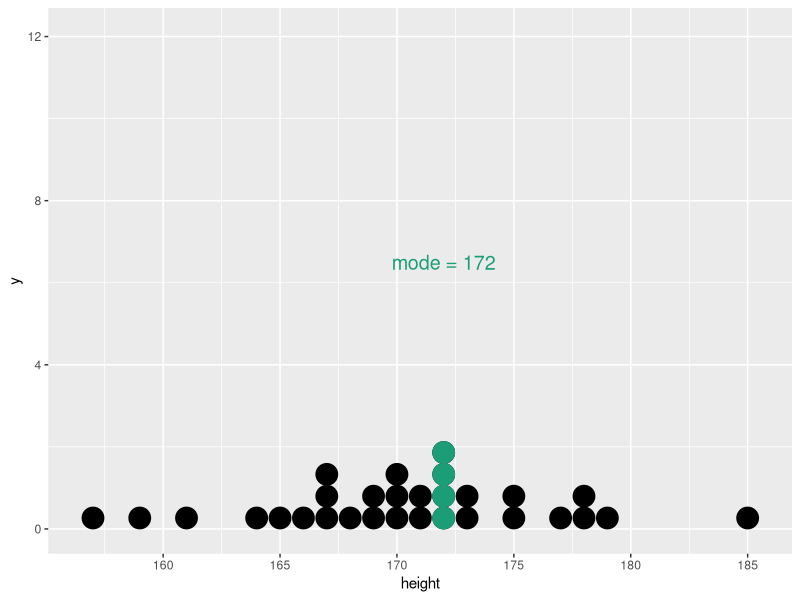
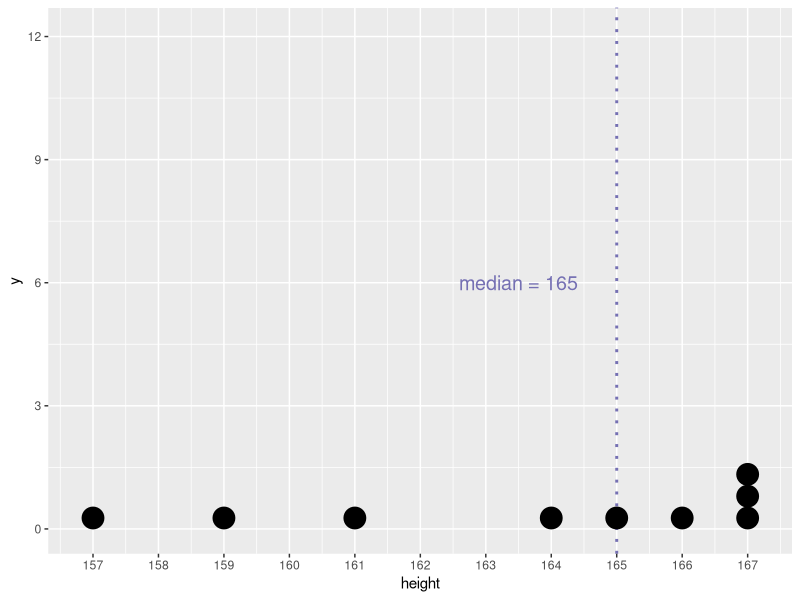
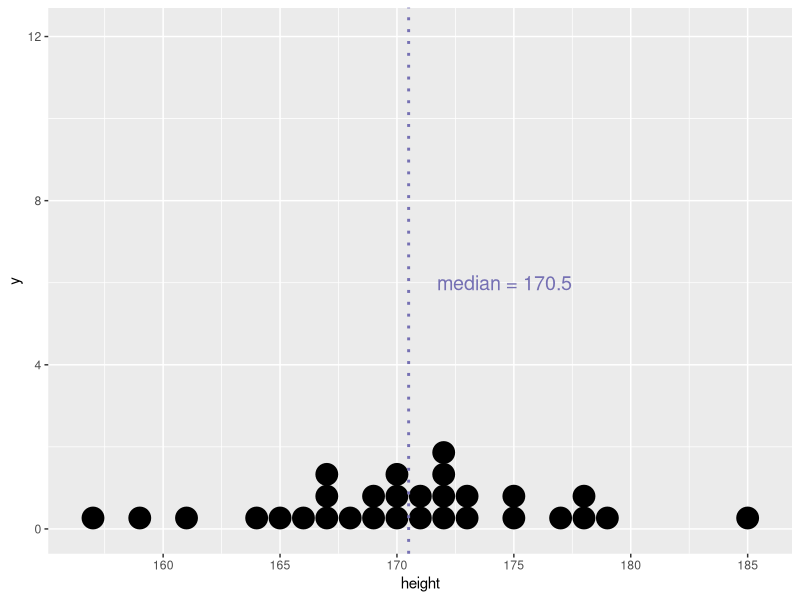
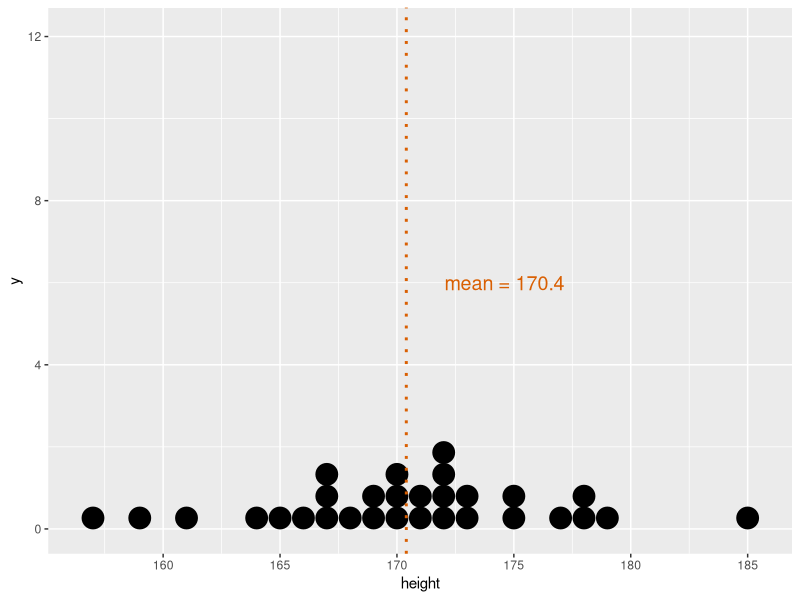
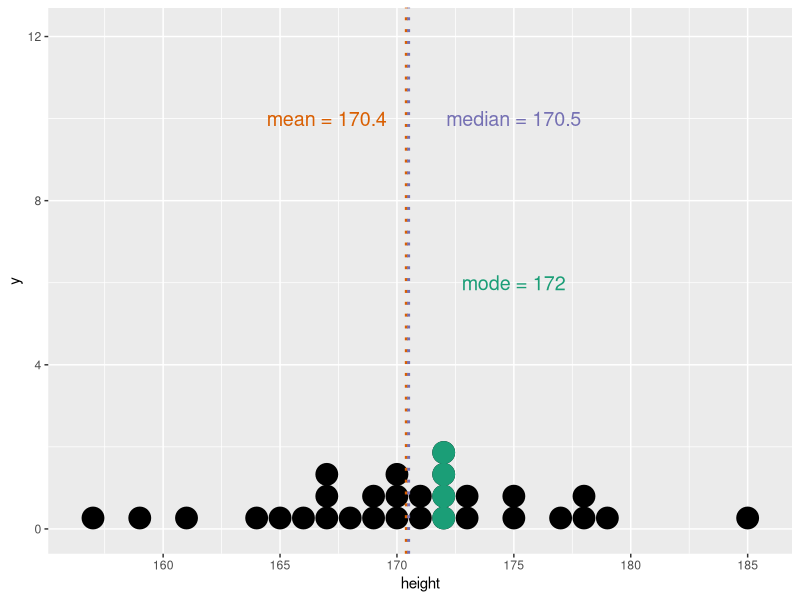
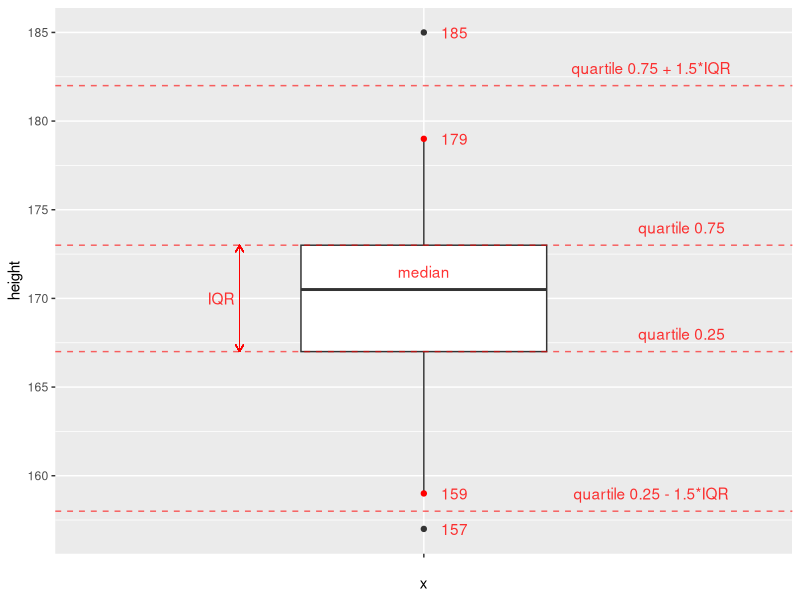
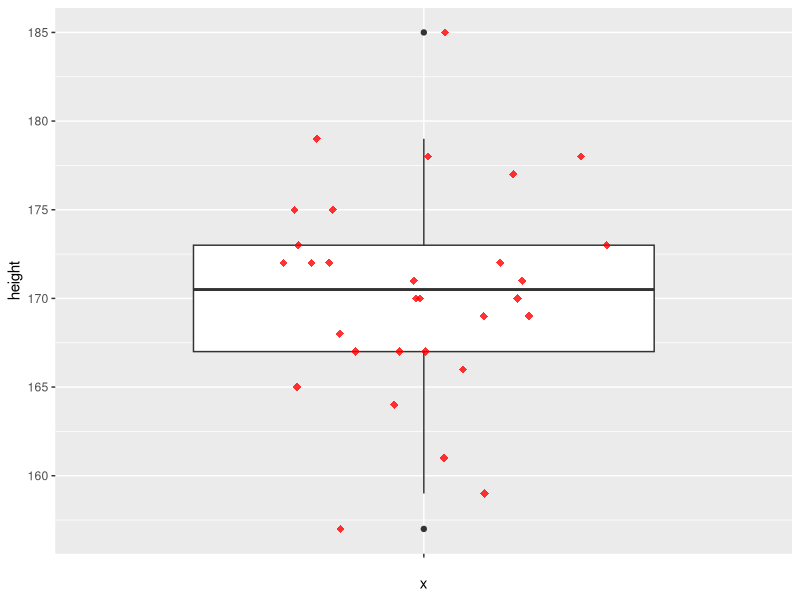
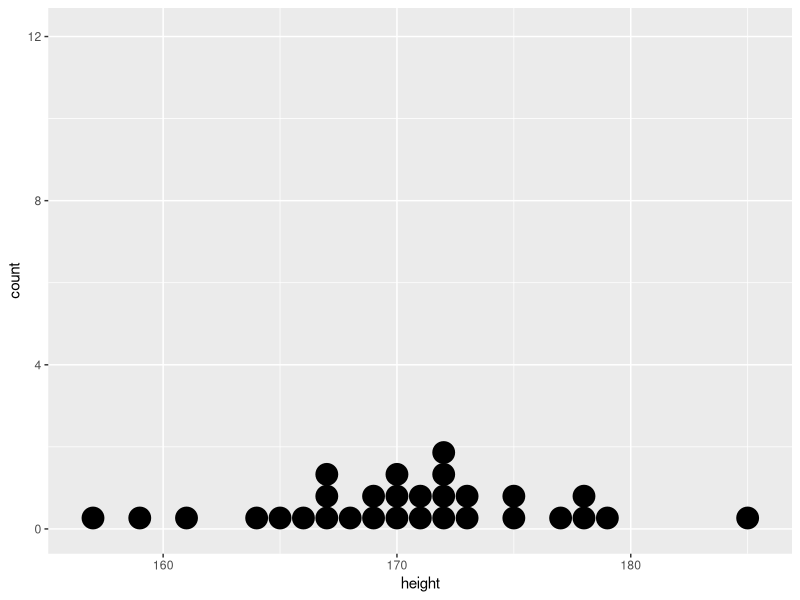

These figures' R source, in order:
## ---- chunk 1
library(ggplot2)
library(dplyr)
knitr::opts_chunk$set(echo = FALSE, message = F, warning = F)
## ---- chunk 2
# fig.height - размер изображение после knit'a
# цвета для графиков взяты здесь http://colorbrewer2.org/
a <- c(157, 159, 161, 164, 165, 166, 167, 167, 167, 168,
       169, 169, 170, 170, 170, 171, 171, 172, 172, 172,
       172, 173, 173, 175, 175, 177, 178, 178, 179, 185)
d <- data.frame(height = a)                 # основные данные
d_mode <- data.frame(height = rep(172, 4))
g <- ggplot() +
  geom_dotplot(data = d, aes(height)) +
  scale_x_continuous(breaks = seq(155, 190, 5)) +
  scale_y_continuous(limits = c(0, 12.1),    # 12.1 - найдено методом математического подгона
                     breaks = seq(0, 12, 4))
g + geom_dotplot(data = d_mode, aes(height), color = "#1b9e77", fill = "#1b9e77") +
  annotate("text", x = 172, y = 6.5,
           label = "mode = 172", size = 5, color = "#1b9e77")
## ---- chunk 3
d_sml <- d %>% slice(1:9)
ggplot(d_sml, aes(height)) +
  geom_vline(data = d_sml, aes(xintercept = median(height)),
             color = "#7570b3", linetype = "dotted", size = 1) +
  geom_dotplot() +
  scale_x_continuous(breaks = seq(155, 168, 1)) +
  scale_y_continuous(limits = c(0, 12.1),
                     breaks = seq(0, 12, 3)) +
  annotate("text", x = 163.5, y = 6,
           label = "median = 165", color = "#7570b3", size = 5)
## ---- chunk 4
g + geom_vline(data = d, aes(xintercept = median(height)),
             color = "#7570b3", linetype = "dotted", size = 1) +
  annotate("text", x = 174.6, y = 6,
           label = "median = 170.5", size = 5, color = "#7570b3")
## ---- chunk 5
g + geom_vline(data = d, aes(xintercept = mean(height)),
             color = "#d95f02", linetype = "dotted", size = 1) +
  annotate("text", x = 174.6, y = 6,
           label = "mean = 170.4", size = 5, color = "#d95f02")
## ---- chunk 6
g + geom_dotplot(data = d_mode, aes(height), color = "#1b9e77", fill = "#1b9e77") +
  geom_vline(data = d, aes(xintercept = mean(height)),
             color = "#d95f02", linetype = "dotted", size = 1) +
  geom_vline(data = d, aes(xintercept = median(height)),
             color = "#7570b3", linetype = "dotted", size = 1) +
  annotate("text",
           x = c(175, 167, 175),
           y = c(6, 10, 10),
           label = c("mode = 172","mean = 170.4", "median = 170.5"),
           size = 5,
           color = c("#1b9e77", "#d95f02", "#7570b3"))
## ---- chunk 7
x <- c(1, 5, 2, 7, 1, 9, 3, 8, 5, 9)
L <- length(x)   # кол-во элементов в выборке
M <- mean(x)     # среднее значение выборки
D <- sum((x - M) ^ 2) / (L - 1) #  расчет дисперсии
sd <- sqrt(D)    # расчет стандартного отклонения
print(c(D, sd))  # вывод результатов
## ---- chunk 8
D <- var(x)     # расчет дисперсии
sd <- sd(x)     # расчет стандартного отклонения
print(c(D, sd)) # вывод результатов
## ---- chunk 9
quart_1 <- quantile(d$height, 0.25)
quart_3 <- quantile(d$height, 0.75)
iqr <- IQR(d$height)
ggplot(data = d) + 
  geom_boxplot(aes(x = "", y = height), width = 0.4) +
  geom_hline(yintercept = quart_1 - 1.5 * iqr,
             linetype = "dashed", color = "red", alpha = 0.6) +
  geom_hline(yintercept = quart_1,
             linetype = "dashed", color = "red", alpha = 0.6) +
  geom_hline(yintercept = quart_3,
             linetype = "dashed", color = "red", alpha = 0.6) +
  geom_hline(yintercept = quart_3 + 1.5 * iqr,
             linetype = "dashed", color = "red", alpha = 0.6) +
  annotate("text", x = 1.42, y = quart_1 + 1, 
           label = "quartile 0.25", color = "red", alpha = 0.8) +
  annotate("text", x = 1.42, y = quart_3 + 1, 
           label = "quartile 0.75", color = "red", alpha = 0.8) + 
  annotate("text", x = 1, y = 171.5, 
           label = "median", color = "red", alpha = 0.8) +
  annotate("text", x = 1.37, y = quart_1 - 1.5 * iqr + 1, 
           label = "quartile 0.25 - 1.5*IQR", color = "red", alpha = 0.8) + 
  annotate("text", x = 1.37, y = quart_3 + 1.5 * iqr + 1, 
           label = "quartile 0.75 + 1.5*IQR", color = "red", alpha = 0.8) +
  geom_segment(aes(x = 0.7, xend = 0.7, y = quart_1, yend = quart_3),
               color = "red", arrow = arrow(length = unit(0.2, "cm")), size = 0.3) +
  geom_segment(aes(x = 0.7, xend = 0.7, y = quart_3, yend = quart_1),
               color = "red", arrow = arrow(length = unit(0.2, "cm")), size = 0.3) +
  annotate("text", x = 0.67, y = 170, 
           label = "IQR", color = "red", alpha = 0.8) +
  geom_point(data = data.frame(height = c(159, 179)), 
             aes(x = "", y = height), 
             color = "red") +
  annotate("text", x = 1.05, y = 159, label = "159", color = "red", alpha = 0.8) +
  annotate("text", x = 1.05, y = 179, label = "179", color = "red", alpha = 0.8) +
  annotate("text", x = 1.05, y = 185, label = "185", color = "red", alpha = 0.8) +
  annotate("text", x = 1.05, y = 157, label = "157", color = "red", alpha = 0.8)
  
## ---- chunk 10
ggplot(data = d, aes(x = "", y = height)) + 
  geom_boxplot() +
  geom_jitter(position = position_jitter(width = 0.3, height = 0),
              shape = 18, 
              color = "red", 
              alpha = 0.8, 
              size = 2.5)
## ---- chunk 11
# Основа для графиков
g2 <- ggplot() + scale_y_continuous(limits = c(0, 12.1), breaks = seq(0, 12, 4))
# Изначальный график
g2 + geom_dotplot(data = d, aes(height))
# График преобразованный в Z-score
g2 + geom_dotplot(data = d, aes(scale(height)))
## ---- chunk 12
M <- 175
sd <- 8
x_i <- 186.2

(z_i <- (x_i - M)/sd)
## ---- chunk 13
pnorm(q = 154, mean = 150, sd = 8, lower.tail = FALSE)
## ---- chunk 14
pnorm(q = 125, mean = 100, sd = 15, lower.tail = F)
# или вот так
1 - pnorm(q = 125, mean = 100, sd = 15)
## ---- chunk 15
pnorm(q = 70, mean = 100, sd = 15, lower.tail = F) - 
  pnorm(q = 112, mean = 100, sd = 15, lower.tail = F)
## ---- chunk 16
n <- 100
D <- 4
(se <- sqrt(D/n))
## ---- chunk 17
gen <- c(102, 91, 99, 100, 103, 98, 99, 101, 106, 88, 103, 97, 103, 101,
       101, 91, 104, 105, 105, 100, 101, 91, 99, 98, 107, 102, 100, 97,
       98, 104, 100, 98, 103, 99, 95, 103, 104, 97, 99, 102, 98, 107, 101,
       93, 98, 101, 93, 91, 107, 102, 96, 93, 100, 105, 103, 107, 99, 102,
       106, 102, 94, 104, 103, 103)
gen
## ---- chunk 18
mean(gen) # средне значение
sd(gen)   # стандартное отклонение
## ---- chunk 19
qnorm(0.975)
